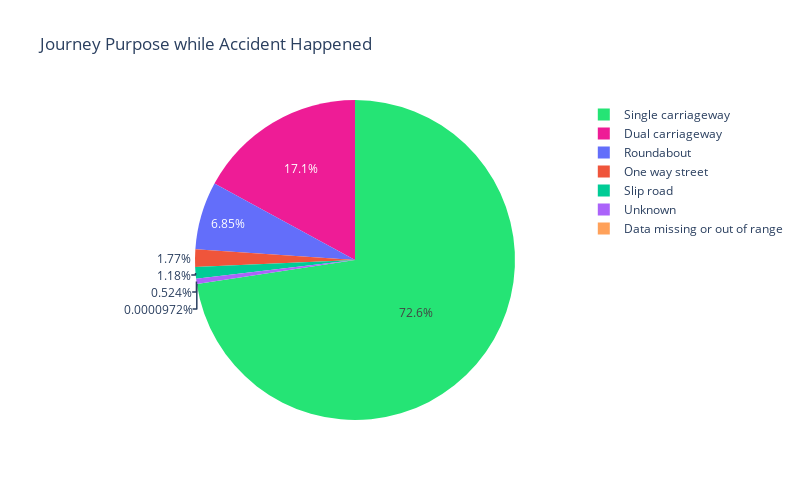

Source (notebook cell):
### Code cell
pie_visual = go.Pie(labels=road_type, values=accident_count, marker=dict(colors=['#25e475', '#ee1c96',]))

layout = go.Layout(title='Journey Purpose while Accident Happened', width=800, height=500)
fig = go.Figure(data=[pie_visual], layout=layout)
iplot(fig)

### Figure 1 — Plotly figure (JSON) as saved in the notebook; plotly's stock layout.template omitted (floating-point values rounded to 4 significant figures)
{"data": [{"labels": ["Single carriageway", "Dual carriageway", "Roundabout", "One way street", "Slip road", "Unknown", "Data missing or out of range"], "marker": {"colors": ["#25e475", "#ee1c96"]}, "type": "pie", "values": [1494448, 351367, 140962, 36514, 24337, 10778, 2]}], "layout": {"height": 500, "title": {"text": "Journey Purpose while Accident Happened"}, "width": 800}}
